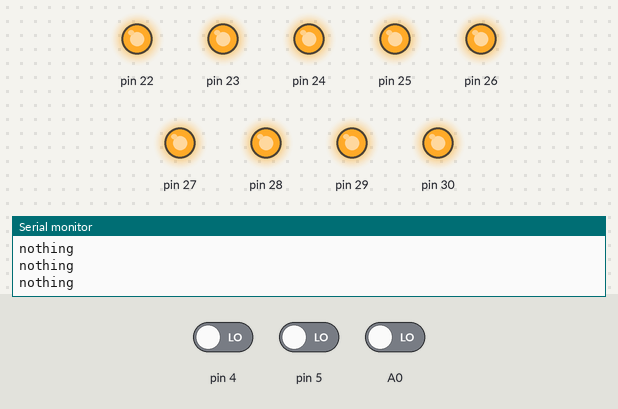
The sketch below on a simulated Arduino Mega 2560, built with avr-gcc and run on an emulated ATmega2560. Parts: output pins drawn as LEDs (lit = HIGH), the last lines printed to the serial monitor. The inputs (shaded band) are chosen by the test bench; at power-on: pin 5 LOW, pin 4 LOW, A0 LOW.

Above: at 1.2 s.
1.3 s: pin 5 driven HIGH
At 3.0 s:
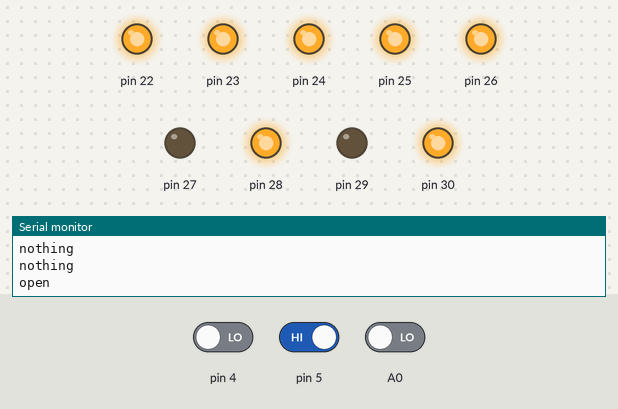
At 13.8 s:
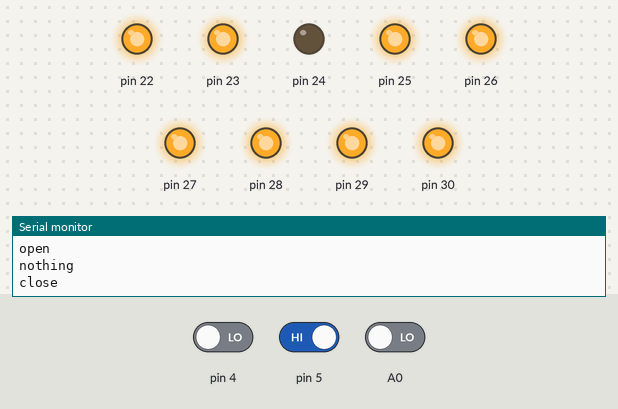
Timing chart, 0 to 24.8 s (numbered marks = the images above; inputs shaded):
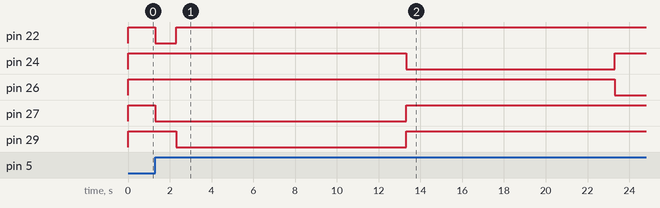

The sketch:

hassanin_home_by.ino
```cpp
#include <Keypad.h>
char hhh[4] ;

const byte ROWS = 4; //four rows
const byte COLS = 4; //three columns
char keys[ROWS][COLS] = {
  {'1', '2', '3', 'A'},
  {'4', '5', '6', 'B'},
  {'7', '8', '9', 'C'},
  {'*', '0', '#', 'D'}
};
byte rowPins[ROWS] = {41, 43, 45 , 47}; //connect to the row pinouts of the keypad
byte colPins[COLS] =  {40 , 42, 44, 46 }; //connect to the column pinouts of the keypad
Keypad keypad = Keypad( makeKeymap(keys), rowPins, colPins, ROWS, COLS );
int i ;
int c = 0 ;
int j = 0 ;
void setup() {
  // put your setup code here, to run once:
  pinMode(A0, INPUT);
  pinMode(2, INPUT);
  pinMode(3, INPUT);
  pinMode(4, INPUT);
  pinMode(5, INPUT);
  pinMode(22, OUTPUT);
  pinMode(23, OUTPUT);
  pinMode(24, OUTPUT);
  pinMode(25, OUTPUT);
  pinMode(26, OUTPUT);
  pinMode(27, OUTPUT);
  pinMode(28, OUTPUT);
  pinMode(29, OUTPUT);
  pinMode(30, OUTPUT);
  Serial.begin(9600);
  digitalWrite(22, HIGH);
  digitalWrite(23, HIGH);
  digitalWrite(24, HIGH);
  digitalWrite(25, HIGH);
  digitalWrite(26, HIGH);
  digitalWrite(27, HIGH);
  digitalWrite(28, HIGH);
  digitalWrite(29, HIGH);
  digitalWrite(30, HIGH);

}

void loop() {

  char key = keypad.getKey();


  if (key) {

    if (key == '#' ) {
      if ((hhh[0] == '0') && ( hhh[1] == '0' ) && (hhh[2] == '0' )) {
        if (j < 1 ) {

          j ++ ;
        }
        else if (j > 0 ) {
          j-- ;
        }
      }
    }
    hhh[i] = key ;
    i ++ ;
    if ( i >= 3 )    i = 0 ;

  }

  Serial.println(hhh);


  if ( (digitalRead(A0) > 0 ) || ( digitalRead(4) > 0 ) ) {

    if (j < 1 ) {
     opengate();
      j ++ ;
      goto ending;
    }
    else if (j > 0 ) {
      closegate();
      j-- ;
      goto ending;
    }
  }


if (digitalRead(5) > 0 ) {
  if (c < 1) {
    c = 1 ;
    opendoor();
    goto ending;
  }

  else if (c > 0 ) {
    c = 0 ;
    closedoor();

    goto ending ;


  }
}
ending:
Serial.println("nothing");

}
```

close.ino
```cpp
void closedoor() {
   Serial.println("close");
      digitalWrite(23, LOW);
      digitalWrite(23, HIGH);
      digitalWrite(24, LOW);
      delay(10000);
      digitalWrite(24, HIGH);
      digitalWrite(26, LOW);
      delay(3600);
      digitalWrite(26, HIGH);


      digitalWrite(28, LOW);
      delay(00);
      digitalWrite(28, HIGH);

      digitalWrite(23, HIGH);
      digitalWrite(24, HIGH);
      digitalWrite(26, HIGH);
      digitalWrite(28, HIGH);

}
```

close_gate.ino
```cpp
void closegate() {
   digitalWrite(22, LOW);
    digitalWrite(27, LOW);
    delay(1000);
    digitalWrite(22, HIGH);

    delay(9000);
    digitalWrite(27, HIGH);
}
```

open.ino
```cpp
void opendoor(){


   Serial.println("open");
      digitalWrite(22, LOW);
      digitalWrite(27, LOW);
      delay(1000);

      digitalWrite(22, HIGH);
      digitalWrite(29, LOW);
      delay(2000);
      delay(9000);
      digitalWrite(29, HIGH);

      digitalWrite(25, LOW);
      delay(00);
      digitalWrite(25, HIGH);


      digitalWrite(22, HIGH);
      digitalWrite(25, HIGH);
      digitalWrite(27, HIGH);
      digitalWrite(29, HIGH);
}
```

open_gate.ino
```cpp
void opengate() {
   digitalWrite(22, LOW);
    digitalWrite(27, LOW);
    delay(1000);
    digitalWrite(22, HIGH);

    delay(9000);
    digitalWrite(27, HIGH);
}
```

Measured:
- after the input at 1.3 s, pin 22: HIGH → LOW at once, → HIGH 1.0 s later; pin 24: HIGH → LOW after 12.0 s, → HIGH 10.0 s later; pin 26: HIGH → LOW after 22.0 s; pin 27: HIGH → LOW at once, → HIGH 12.0 s later; pin 29: HIGH → LOW after 1.0 s, → HIGH 11.0 s later
